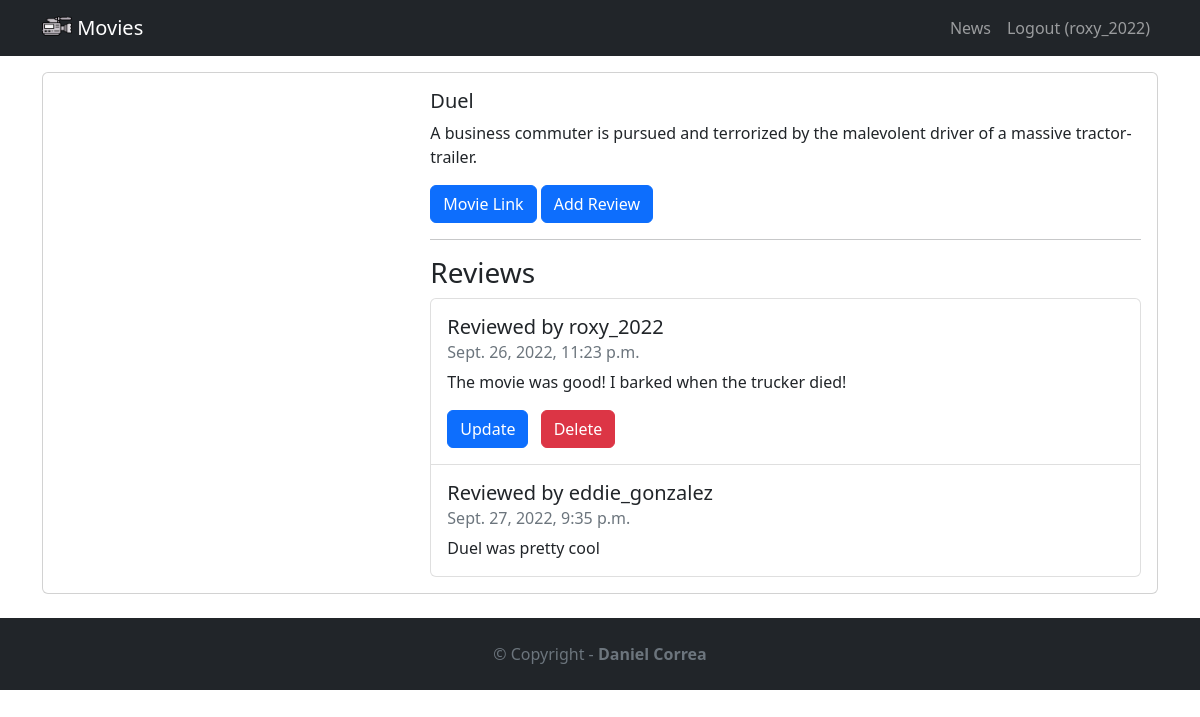
Screenshot of /movie/1 (signed in) with the database file from the repository.
### movie/models.py (models this page shows, shortened)
class Movie(models.Model):
    title = models.CharField(max_length=100)
    description = models.CharField(max_length=250)
    image = models.ImageField(upload_to='movie/images/')
    url = models.URLField(blank=True)

class Review(models.Model):
    text = models.CharField(max_length=100)
    date = models.DateTimeField(auto_now_add=True)
    user = models.ForeignKey(User,on_delete=models.CASCADE)
    movie = models.ForeignKey(Movie,on_delete=models.CASCADE)
    watchAgain = models.BooleanField()

### movie/views.py (the view)
# urls.py: path('<int:movie_id>', views.detail, name='detail'),
def detail(request, movie_id):
    movie = get_object_or_404(Movie,pk=movie_id)
    reviews = Review.objects.filter(movie = movie)
    context = {
        'movie': movie,
        'reviews': reviews
    }
    return render(request, 'detail.html', context)

### movie/templates/detail.html (shortened to what this page needs)
{% extends 'base.html' %}
{% block content %}
<div class="card mb-3">
    <div class="row g-0">
        <div class="col-md-4">
        </div>
        <div class="col-md-8">
            <div class="card-body">
                <h5 class="cardtitle">{{ movie.title }}</h5>
                <p class="card-text">{{ movie.description }}</p>
                <p class="card-text">
                    {% if movie.url %}
                        <a href="{{ movie.url }}"
                           class="btn btn-primary" target="_blank">Movie Link</a>
                    {% endif %}
                    {% if user.is_authenticated %}
                        <a href="{% url 'createreview' movie.id %}" class="btn btn-primary">Add Review</a>
                    {% endif %}
                </p>
                <hr />
                <h3>Reviews</h3>
                <ul class="list-group">
                    {% for review in reviews %}
                        <li class="list-group-item pb-3 pt-3">
                            <h5 class="card-title">Reviewed by {{ review.user.username }}</h5>
                            <h6 class="card-subtitle mb-2 text-muted">{{ review.date }}</h6>
                            <p class="card-text">{{ review.text }}</p>
                            {% if user.is_authenticated and user == review.user %}
                                <a href="{% url 'updatereview' review.id %}" class="btn btn-primary me-2">Update</a>
                                <a href="{% url 'deletereview' review.id %}" class="btn btn-danger">Delete</a>
                            {% endif %}
                        </li>
                    {% endfor %}
                </ul>
            </div>
        </div>
    </div>
</div>
{% endblock %}

### moviereviews/templates/base.html (shortened to what this page needs)
<!DOCTYPE html>
<html lang="en">
<head>
    <link href="https://cdn.jsdelivr.net/npm/bootstrap@5.2.1/dist/css/bootstrap.min.css" rel="stylesheet">
</head>
<body>
    <nav class="navbar navbar-expand-lg navbar-dark bg-dark mb-3">
        <div class="container">
            <a href="{% url 'home' %}" class="navbar-brand">
                {% load static %}
                <img src="{% static 'images/camera.png' %}" alt="" width="30" height="24" class="d-inline-block align-text-top" />
                Movies
            </a>
            <div class="collapse navbar-collapse"
                id="navbarNavAltMarkup">
                <div class="navbar-nav ms-auto">
                    <a href="{% url 'news' %}" class="nav-link">News</a>
                    {% if user.is_authenticated %}
                        <a href="{% url 'logoutaccount' %}" class="nav-link">Logout ({{ user.username }})</a>
                    {% else %}
                        <a href="{% url 'loginaccount' %}" class="nav-link">Login</a>
                        <a href="{% url 'signupaccount' %}" class="nav-link">Sign Up</a>
                    {% endif %}
                </div>
            </div>
        </div>
    </nav>
    <div class="container">
        {% block content %}
        {% endblock %}
    </div>
    <footer class="text-center text-lg-start bg-dark text-muted mt-4">
        <div class="text-center p-4">
            © Copyright -
            <a href="https://twitter.com/danielgarax" class="text-reset fw-bold text-decoration-none" target="_blank">Daniel Correa</a>
        </div>
    </footer>
</body>
</html>

### rows the page displays
Movie: title "Duel", description "A business commuter is pursued and terrorized by the malevolent driver of a massive tractor-trailer."
Review: user.username "roxy_2022", date "Sept. 26, 2022, 11:23 p.m.", text "The movie was good! I barked when the trucker died!", shows "Update"
Review: user.username "eddie_gonzalez", date "Sept. 27, 2022, 9:35 p.m.", text "Duel was pretty cool"

### other values shown
{{ user.username }} "roxy_2022"
